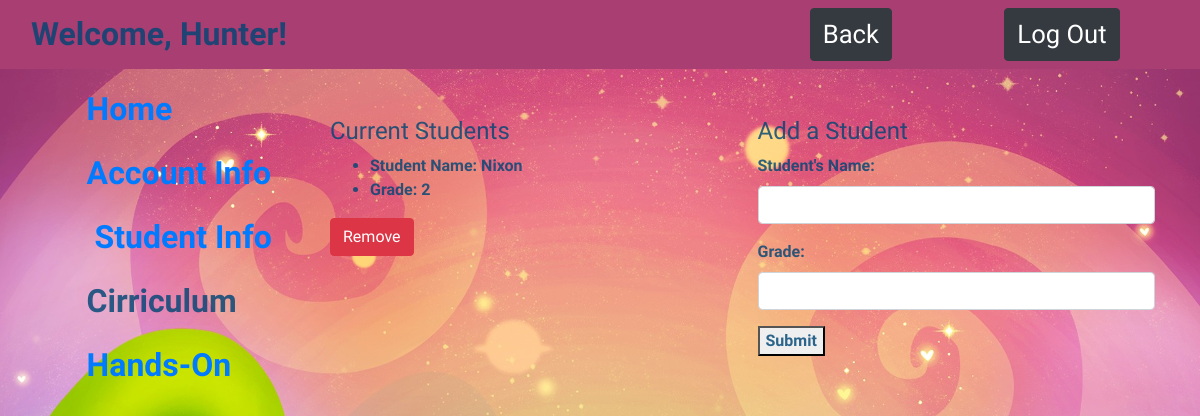
Page /platform/student_info (signed in) on the committed database.
### login/models.py (models this page shows)
class User(models.Model):
    name = models.TextField(max_length=45)
    email = models.CharField(max_length=25)
    password = models.CharField(max_length=65)
    created_at = models.DateTimeField(auto_now_add=True)
    updated_at = models.DateTimeField(auto_now=True)
    objects = User_manager()

### LearnApp/models.py (models this page shows)
class Student(models.Model):
    name = models.TextField(max_length=15)
    user = models.ForeignKey(User, related_name="students", on_delete = models.CASCADE)
    grade = models.CharField(max_length=2)
    created_at = models.DateTimeField(auto_now_add=True)
    updated_at = models.DateTimeField(auto_now=True)
    objects = Answer_manager()

### LearnApp/views.py (the view)
# urls.py: path('/student_info', views.student_info),
def student_info(request):
    our_user = User.objects.get(id=request.session['user_id'])
    context = {
                'user': our_user
    }
    return render(request, 'student_info.html', context)

### LearnApp/templates/student_info.html (shortened to what this page needs)
<!DOCTYPE html>
<html lang="en">
<head>
    <link rel="stylesheet" href="https://stackpath.bootstrapcdn.com/bootstrap/4.4.1/css/bootstrap.min.css"
>
    {% load static %}
    <link rel="stylesheet" href="{% static 'style/style.css' %}">
</head>
<body>
    <nav class="navbar navbar-expand-lg navbar-light bg_main">
        <div class="col-sm">
            Welcome, {{user.name}}!
        </div>
        <div class="col-sm-2">
            <a class="btn btn-dark" href="/platform">Back</a>
        </div>
        <div class="col-sm-2">
            <a class="btn btn-dark" href="/logout">Log Out</a>
        </div>
    </nav>
    <div class="container">
        <div class="row">
            <div class="col-sm-3">
                <ul class="main-nav">
                    <li><a href='/platform'>Home</a></li>
                    <li><a href='/platform/account_info'>Account Info</a></li>
                    <li><a href="/platform/student_info"> Student Info</a></li>
                    <li>Cirriculum</li>
                    <li><a href='/platform/hands_on'>Hands-On</a></li>
                </ul>
            </div>
            <div class="col-sm mt-5">
                <h4>Current Students</h4>
                {% for student in user.students.all %}
                <ul>
                    <li>Student Name: {{student.name}}</li>
                    <li>Grade: {{student.grade}}</li>
                </ul>
                <a href="/platform/delete_student/{{student.id}}"><button class="btn btn-danger">Remove</button></a>
                {% endfor %}
            </div>
            <div class="col-sm mt-5">
                <h4>Add a Student</h4>
                <form action="/platform/add_student/{{user.id}}" method="post">
                    <div class="form-group">
                        <label for="name">Student's Name:</label>
                        <input type="text" class="form-control" id="name" name="name">
                    </div>
                    <div class="form-group">
                        <label for="email">Grade:</label>
                        <input type="text" class="form-control" id="email" name="grade">
                    </div>
                    <div class="button">
                        <button type="submit">Submit</button>
                    </div>
                </form>
            </div>
        </div>
    </div>
</body>

### LearnApp/static/style/style.css (style rules this page uses)
* { font-family: 'Indie Flower', cursive; font-weight: 600; color: #004575d1; }
body { background-image: url('../images/main_bg.jpg'); background-size: cover; }
.bg_main { background-color: #a93e72!important; }
nav.navbar { font-size: 2rem; }
nav.navbar .btn { font-size: 1.6rem; }
.main-nav { font-size: 2rem; list-style: none; padding: 0; }
.main-nav li { margin: 1rem 0; padding-left: 1.3em; }
.main-nav li:before { content: "\f666"; font-family: FontAwesome; display: inline-block; margin-left: -1.3em; width: 1.3em; }

### rows in the picture
User: name "Hunter"
Student: name "Nixon", grade "2"
